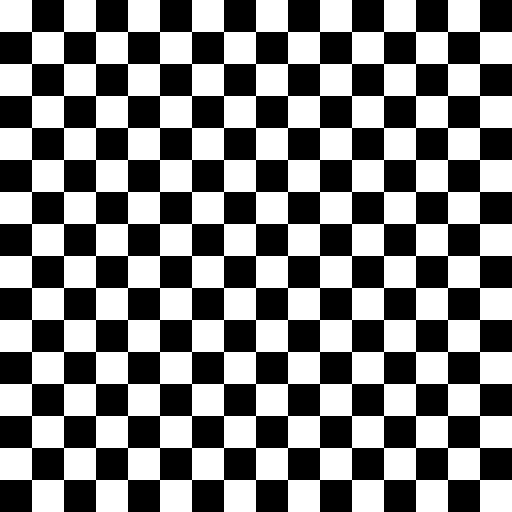
#> input picture lab0_GOSMANN/lab0_students/img/chessboard.png, 512 x 512 px
$ jupyter execute --allow-errors lab0_GOSMANN.ipynb   (shell and % lines are left out)
#> lines starting #> are read from the running program, lines starting #| are printed output that depends on the picture; after the words box and inside, x2 and y2 are one past the last pixel; in counts of white or black regions, pixels touching at a corner belong together; long printed decimals are rounded
# Representation of signals & inverse problems - G1-G2

---
## Guidelines (read carefully before starting)

**Objective**: revision exercises about Python/numpy and the 2D discrete Fourier transform based on the Fast Fourier Transform (FFT) algorithm.

**Guidelines**: after retrieving the resources for the lab on moodle:
- place the .zip archive in a local folder (`Computer -> Documents/Python/`);
- unzip the archive `.zip`;
- rename the folder with the convention `lab0_Name1_Name2`;
- duplicate the notebook file and rename it with the convention `lab0_Name1_Name2.ipynb`;
- from Centrale Lille computers: at the end of the session, do not forget to transfer your work to your network space (do not leave your work on the C: drive).

## Contents <a id="content"></a>

1. [Exercise 1](#section1): A very short on `numpy` and `matplotlib` tutorial
2. [Exercise 2](#section2): Fourier analysis of an image
   - [Question 1](#question1)
   - [Question 2](#question2)
   - [Question 3](#question3)
   - [Question 4](#question4)
   - [Bonus](#bonus)

## Configuration

[cell 1]
import matplotlib as mpl
import matplotlib.image as mpimg
import matplotlib.pyplot as plt
import numpy as np
from mpl_toolkits.axes_grid1 import ImageGrid

# make sure the notebook reloads the module each time we modify it

# Uncomment the next line if you want to be able to zoom on plots (one of the options below)
# %matplotlib widget
# %matplotlib notebook

SMALL_SIZE = 16
MEDIUM_SIZE = 20
BIGGER_SIZE = 24

plt.rc("font", size=SMALL_SIZE)  # controls default text sizes
plt.rc("axes", titlesize=SMALL_SIZE)  # fontsize of the axes title
plt.rc("axes", labelsize=MEDIUM_SIZE)  # fontsize of the x and y labels
plt.rc("xtick", labelsize=SMALL_SIZE)  # fontsize of the tick labels
plt.rc("ytick", labelsize=SMALL_SIZE)  # fontsize of the tick labels
plt.rc("legend", fontsize=SMALL_SIZE)  # legend fontsize
plt.rc("figure", titlesize=BIGGER_SIZE)  # fontsize of the figure title

---
## Exercise 1: A very short `numpy` and `matplotlib` tutorial <a id="section1"></a> [(&#8593;)](#content)

This section is devoted to refreshers/complements about the Python programming language, based on the [Scientific Python lecture](https://lectures.scientific-python.org/)

0. You can access the documentation of a specific Python function within a code cell by pressing `Maj+Tab+Tab` when the cursor is on the desired function. Try it out below

[cell 2]
np.sum

1. If you are a true beginner in Python, go at least through [sections 1.2.1 to 1.2.5](https://lectures.scientific-python.org/intro/language/python_language.html) devoted to control flow instructions, functions and Python modules and packages.

2. `numpy` is a scientific computing library in Python. In particular, it offers conveninet, optimized routines for linear algebra (i.e., encode vector, matrices, tensors, on operations on it).
   1. If you are new to `numpy`, go through sections [1.3.1 to 1.3.2]()
   2. Solve [exercise 1.3.5.1](https://lectures.scientific-python.org/intro/numpy/exercises.html#array-manipulations).

3. `matplotlib` is a Python library to display graphs and images. Take a quick look at [section 1.4](https://lectures.scientific-python.org/intro/matplotlib/index.html#simple-plot), mostly to identify how to make a simple plot and create subplots. Such instructions will be repeatedly used in the other labs.
> Indication: do not hesitate to take a look at the examples from the documentation, for example [here](https://matplotlib.org/stable/gallery/pyplots/pyplot_simple.html) and [there](https://matplotlib.org/stable/gallery/axes_grid1/demo_axes_divider.html).

[cell 3]
## code playground

---
## Exercise 2: Fourier analysis of an image <a id="section2"></a> [(&#8593;)](#content)

### Loading an image

[cell 4]
filename = "img/chessboard.png"
x = mpimg.imread(filename)
#> x: shape (512, 512) float32; values 0 (black) and 1 (white), 50% white; 1 white region, box (x1, y1, x2, y2) and area: (0, 0, 512, 512) 131072
print("Image shape: {0}, maximum value: {1}".format(x.shape, np.max(x)))
#| Image shape: (512, 512), maximum value: 1.0

[cell 5]
plt.figure()
plt.imshow(x, cmap="gray")
plt.tight_layout()
plt.colorbar()
plt.axis("off")
# plt.savefig(
#     "chessboard.pdf",
#     transparent=True,
#     bbox_inches="tight",
# )
plt.show()
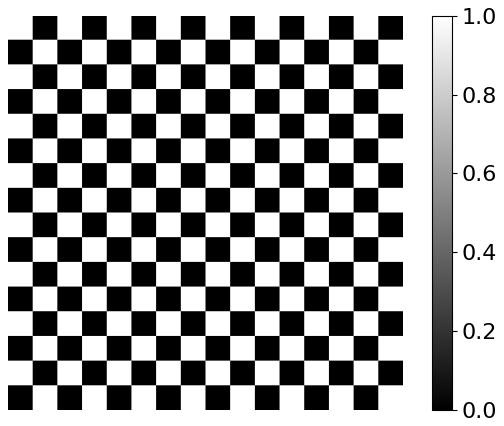
#> figure drawn by matplotlib, 2 panels

### Displaying the absolute value Fourier coefficients

The function `np.fft.fftshift` ([documentation here](https://numpy.org/doc/stable/reference/generated/numpy.fft.ifftshift.html)) modifies the order of the coefficients so that the pixel associated with the (0, 0) frequency is located at the center of the image, for this question in position (256, 256).

[cell 6]
Fx = np.fft.fft2(x)
Fx_shift = np.fft.fftshift(Fx)

vmin = np.min(np.abs(Fx))
#> vmin = 0
vmax = np.max(np.abs(Fx))
#> vmax = 131072

[cell 7]
fig = plt.figure(figsize=(15, 30))
axs = ImageGrid(
    fig,
    111,
    nrows_ncols=(1, 2),
    axes_pad=0.15,
    share_all=True,
    cbar_location="right",
    cbar_mode="single",
    cbar_size="7%",
    cbar_pad=0.15,
)
axs[0].imshow(np.abs(Fx), vmin=vmin, vmax=vmax, cmap=plt.get_cmap("viridis"))
axs[0].set_title(r"$|Fx|$ before fftshift")
axs[0].axis("off")

obj = axs[1].imshow(
    np.abs(Fx_shift), vmin=vmin, vmax=vmax, cmap=plt.get_cmap("viridis")
)
axs[1].set_title(r"$|Fx|$ after fftshift")
axs[1].axis("off")
axs[1].cax.colorbar(obj)
plt.show()

### Question 1  <a id="question1"></a> [(&#8593;)](#content)
What do you notice with the above figure? Is it relevant? How could it possibly be improved?

> *Indication*: zoom on the center of the image. Describe what you observe and comment.

- <p style="color:rgb(137, 207, 240);">Your answers</p>

This signal is essentially a 2D square wave, so it has infinite decreasing odd harmonics of the fundamental frequency. This can be observed on the image of the Fourier transform by the decreasing modules of the image's components.

---
To improve the contrast, we will adopt a logarithmic scale to dislay intensity of the pixels: `norm=mpl.colors.LogNorm()`

[cell 8]
plt.figure(figsize=(10, 6))
plt.imshow(
    np.abs(Fx_shift),
    cmap="viridis",
    norm=mpl.colors.LogNorm(vmin=1e-5, vmax=vmax, clip=True),
)
plt.title(r"$|Fx|$ after fftshift")
plt.colorbar()
plt.show()

### Question 2 <a id="question2"></a> [(&#8593;)](#content)

2.1. Take a look at the images from the `img` folder. Display the absolute value of the Fourier transform for 2 different images (if you selected a color (RGB) image, select only one of the slice). A color image is encoded in Python through a 3D `array` 3D, with the dimensions 0 and 1 corresponding to the spatial dimensions, and the dimension 2 gathering the 3 color channels (read (R), green (G), blue (B)).

- Observe the bright pixels at the center of many of the figures representing the absolute value of the Fourier transform of a natural image.

- What can you conclude about the distribution of the signal's energy in the 2D frequency plane?

- Comment on the distribution of high intensity pixels in the Fourier domain, and relate you observations to the spatial content of the image (*i.e.*, in the original domain)?

2.2\. Check numerically that the 2D Fourier transform is separable, *i.e.*, that it can be computed with the successive application of two 1D Fourier transforms, along the horizontal axis and then the vertical axis (or in the opposite order).

> **Hint**:
> ```python
> # To successively apply a 1D Fourier transform along one axis:
> Fx_1d = np.fft.fft(x, n=None, axis=0, norm=None)   # vertical 1D FFT
> Fx_1d = np.fft.fft(Fx_1d, n=None, axis=1, norm=None)  # horizontal 1D FFT
> # Fx = # using directly a 2D FFT...
> ```
> Compare the 2 results, e.g., by computing the Frobenius norm between `Fx` and `Fx_1d`.

2.3\. Build an image composed of black and white stripes, and study its Fourier transform. Modify the size of the stripes, and comment on your obsevations.
> **Hint**: building an image with vertical stripes 16-pixels wide:
>
>   ```python
>   vertical_stripe = np.concatenate((np.ones([512,16]), np.zeros([512,16])), axis=1)
>   vertical_stripes = np.tile(vertical_stripe, (1,16))
>   ```

2.4\. Define a $512 \times 512$ matrix containing only zeros. Set to 1 two pixels located in two positions which are symmetric with respect to the center of the image. Take the inverse Fourier transform of this image (using `np.fft.ifftshift` and `np.fft.ifft2`). Observe et comment.

- <p style="color:rgb(137, 207, 240);">Your answers</p>

2.1 The energy at exactaly the center of the image is equivalent to the average of the pixels of the image (frequency = 0). The Horizontal lines represent the energy of the Fourirer transform when considering the singnals of the image vertically (x fixed) and the vertical lines represent the energy of the Fourirer transform when considering the signal sof the image horizontally (y fixed).

[cell 9]
# your codes (illustration of your comments)
#filename = "img/periodic_bumps.png"
filename = "img/parrot.png"
x = mpimg.imread(filename)
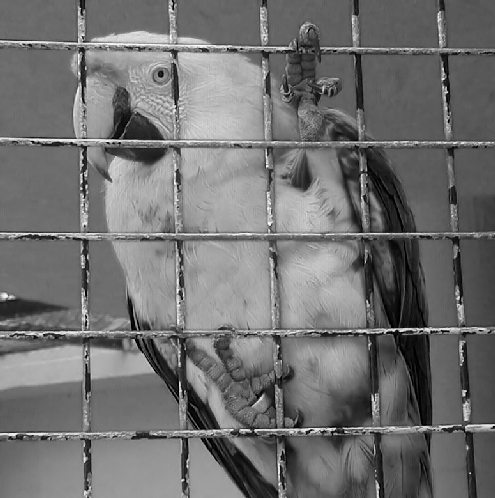
#> input picture lab0_GOSMANN/lab0_students/img/parrot.png, 495 x 498 px
#> x is the input picture: shape (498, 495) float32; min 0, max 1, mean 0.441
print("Image shape: {0}, maximum value: {1}".format(x.shape, np.max(x)))
#| Image shape: (498, 495), maximum value: 1.0

plt.figure()
plt.imshow(x, cmap="gray")
plt.tight_layout()
plt.colorbar()
plt.axis("off")
# plt.savefig(
#     "chessboard.pdf",
#     transparent=True,
#     bbox_inches="tight",
# )
plt.show()
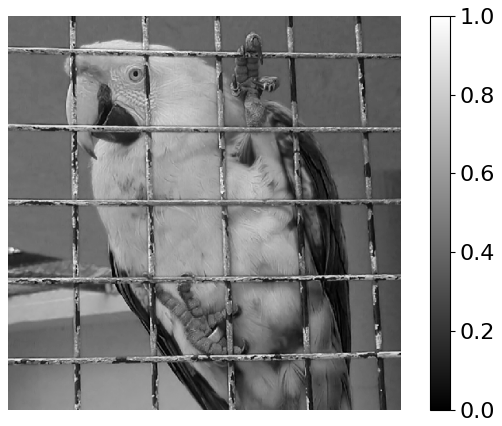
#> figure drawn by matplotlib, 2 panels

Fx = np.fft.fft2(x)
Fx_shift = np.fft.fftshift(Fx)

vmin = np.min(np.abs(Fx))
#> vmin = 0.0122
vmax = np.max(np.abs(Fx))
#> vmax = 108828.9

fig = plt.figure(figsize=(15, 30))
axs = ImageGrid(
    fig,
    111,
    nrows_ncols=(1, 2),
    axes_pad=0.15,
    share_all=True,
    cbar_location="right",
    cbar_mode="single",
    cbar_size="7%",
    cbar_pad=0.15,
)
axs[0].imshow(np.abs(Fx), vmin=vmin, vmax=vmax, cmap=plt.get_cmap("viridis"))
axs[0].set_title(r"$|Fx|$ before fftshift")
axs[0].axis("off")

obj = axs[1].imshow(
    np.abs(Fx_shift), vmin=vmin, vmax=vmax, cmap=plt.get_cmap("viridis")
)
axs[1].set_title(r"$|Fx|$ after fftshift")
axs[1].axis("off")
axs[1].cax.colorbar(obj)
plt.show()

plt.figure(figsize=(10, 6))
plt.imshow(
    np.abs(Fx_shift),
    cmap="viridis",
    norm=mpl.colors.LogNorm(vmin=1e-5, vmax=vmax, clip=True),
)
plt.title(r"$|Fx|$ after fftshift")
plt.colorbar()
plt.show()
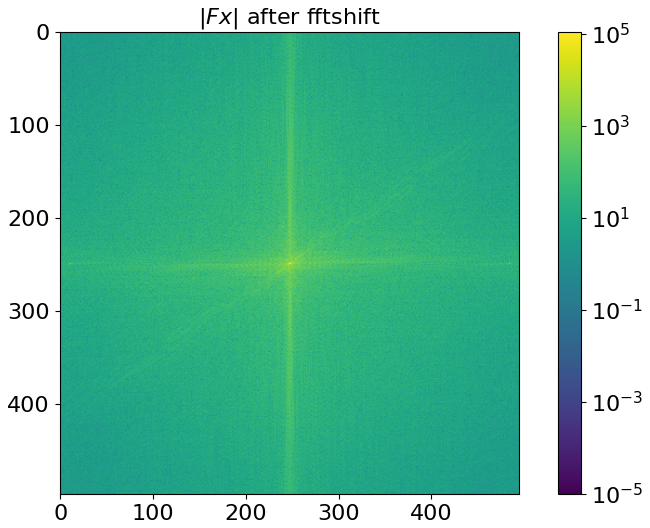
#> figure drawn by matplotlib, 2 panels

[cell 10]
# your codes (illustration of your comments)
filename = "img/grating.png"
x = mpimg.imread(filename)
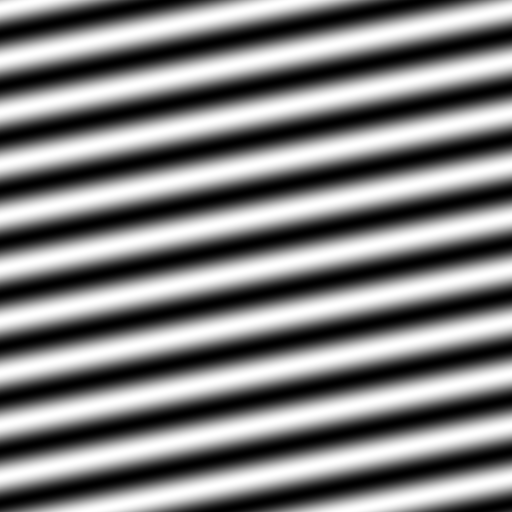
#> input picture lab0_GOSMANN/lab0_students/img/grating.png, 512 x 512 px
#> x is the input picture: shape (512, 512) float32; min 0, max 1, mean 0.5
print("Image shape: {0}, maximum value: {1}".format(x.shape, np.max(x)))
#| Image shape: (512, 512), maximum value: 1.0

plt.figure()
plt.imshow(x, cmap="gray")
plt.tight_layout()
plt.colorbar()
plt.axis("off")
# plt.savefig(
#     "chessboard.pdf",
#     transparent=True,
#     bbox_inches="tight",
# )
plt.show()
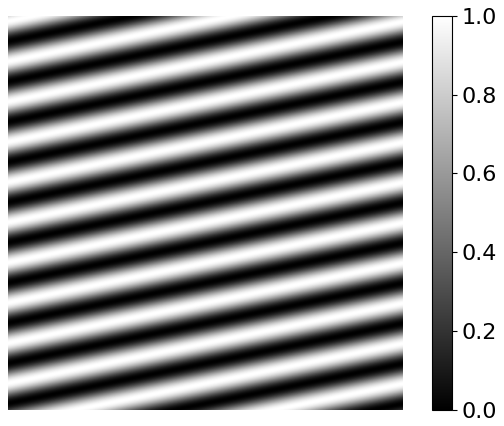
#> figure drawn by matplotlib, 2 panels

Fx = np.fft.fft2(x)
Fx_shift = np.fft.fftshift(Fx)

vmin = np.min(np.abs(Fx))
#> vmin = 1.07e-07
vmax = np.max(np.abs(Fx))
#> vmax = 131072

fig = plt.figure(figsize=(15, 30))
axs = ImageGrid(
    fig,
    111,
    nrows_ncols=(1, 2),
    axes_pad=0.15,
    share_all=True,
    cbar_location="right",
    cbar_mode="single",
    cbar_size="7%",
    cbar_pad=0.15,
)
axs[0].imshow(np.abs(Fx), vmin=vmin, vmax=vmax, cmap=plt.get_cmap("viridis"))
axs[0].set_title(r"$|Fx|$ before fftshift")
axs[0].axis("off")

obj = axs[1].imshow(
    np.abs(Fx_shift), vmin=vmin, vmax=vmax, cmap=plt.get_cmap("viridis")
)
axs[1].set_title(r"$|Fx|$ after fftshift")
axs[1].axis("off")
axs[1].cax.colorbar(obj)
plt.show()

plt.figure(figsize=(10, 6))
plt.imshow(
    np.abs(Fx_shift),
    cmap="viridis",
    norm=mpl.colors.LogNorm(vmin=1e-5, vmax=vmax, clip=True),
)
plt.title(r"$|Fx|$ after fftshift")
plt.colorbar()
plt.show()
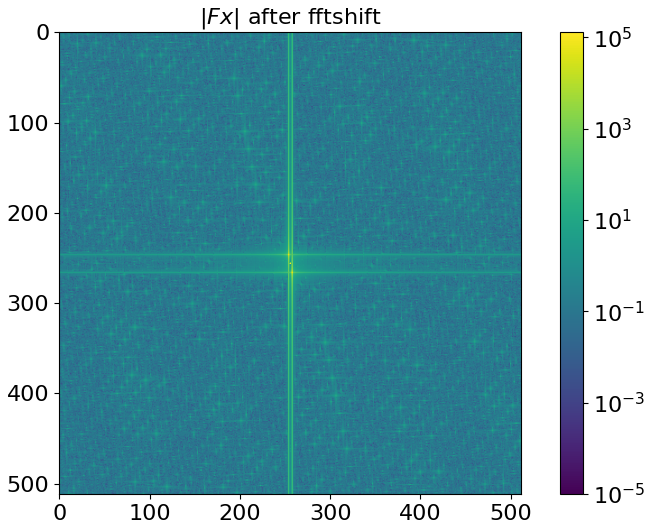
#> figure drawn by matplotlib, 2 panels

----
### Question 3 <a id="question3"></a> [(&#8593;)](#content)

3.1 Compare the Fourier transform of an image `x` and `y = x - np.mean(x)` (`y` has zero mean). Some helper code is provided below.

3.2 Comment specifically on the amplitude of the frequency component (0, 0).

[cell 11]
filename = "img/chessboard.png"
x = mpimg.imread(filename)
y = x - np.mean(x)

[cell 12]
fig = plt.figure(figsize=(15, 30))

vmin = np.min(x)
#> vmin = 0
vmax = np.max(x)
#> vmax = 1

axs = ImageGrid(
    fig,
    111,
    nrows_ncols=(1, 2),
    axes_pad=0.15,
    share_all=True,
    cbar_location="right",
    cbar_mode="single",
    cbar_size="7%",
    cbar_pad=0.15,
)
axs[0].imshow(x, vmin=vmin, vmax=vmax, cmap=plt.get_cmap("gray"))
axs[0].set_title(r"$x$")
axs[0].axis("off")

vmin = np.min(x)
vmax = np.max(x)

obj = axs[1].imshow(y, vmin=vmin, vmax=vmax, cmap=plt.get_cmap("gray"))
axs[1].set_title(r"$x - \overline{x}$")
axs[1].axis("off")
axs[1].cax.colorbar(obj)
plt.show()
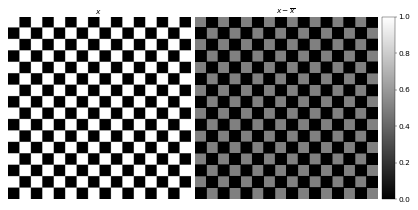
#> figure drawn by matplotlib, 3 panels

Fx = np.fft.fft2(x)
Fx_shift = np.fft.fftshift(Fx)

vmin = np.min(np.abs(Fx))
vmax = np.max(np.abs(Fx))
#> vmax = 131072

plt.figure(figsize=(10, 6))
plt.imshow(
    np.abs(Fx_shift),
    cmap="viridis",
    norm=mpl.colors.LogNorm(vmin=1e-5, vmax=vmax, clip=True),
)
plt.title(r"$|Fx|$ after fftshift")
plt.colorbar()
plt.show()


# y
Fx = np.fft.fft2(y)
Fx_shift = np.fft.fftshift(Fx)

vmin = np.min(np.abs(Fx))
vmax = np.max(np.abs(Fx))
#> vmax = 53164.2

plt.figure(figsize=(10, 6))
plt.imshow(
    np.abs(Fx_shift),
    cmap="viridis",
    norm=mpl.colors.LogNorm(vmin=1e-5, vmax=vmax, clip=True),
)
plt.title(r"$|Fx|$ after fftshift")
plt.colorbar()
plt.show()

- <p style="color:rgb(137, 207, 240);">Your answers</p>

The frequency component of the element (0, 0) becomes null. This component represent the "average"/"DC component" of the signal.

----
### Question 4 <a id="question4"></a> [(&#8593;)](#content)

Let us define 2 square masks `H1` and `H2` directly in the Fourier domain.

[cell 13]
H1 = np.zeros([512, 512])
delta = 32
H1[256 - delta : 256 + delta, 256 - delta : 256 + delta] = 1
H2 = 1 - H1

4.1. Load any image in a variable `x`. Reconstruct the images `x1` and `x2` obtained by computing the inverse discrete Fourier transform of `H1*Fx` et `H2*Fx`, where `Fx` contains the discrete Fourier transform of `x`.

4.2. Which operation have you just encoded?

4.3. Observe the result of this operation on the `mandrill.png` image, and comment your observations.

- <p style="color:rgb(137, 207, 240);">Your answer to question 2</p>
- <p style="color:rgb(137, 207, 240);">Your answer to question 3</p>

[cell 14]
# codes

# your codes (illustration of your comments)
filename = "img/mandrill.png"
x = mpimg.imread(filename)
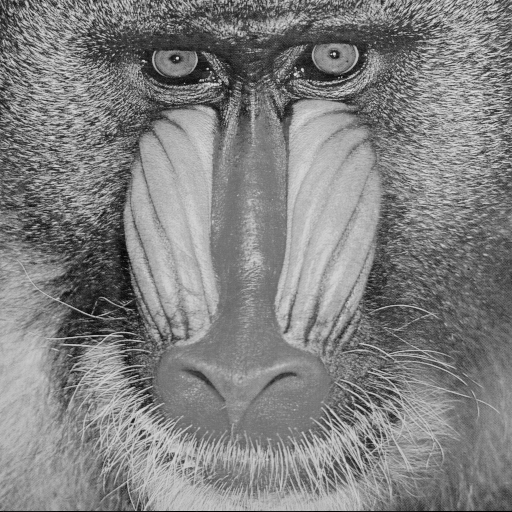
#> input picture lab0_GOSMANN/lab0_students/img/mandrill.png, 512 x 512 px
#> x is the input picture: shape (512, 512) float32; min 0, max 0.902, mean 0.506
print("Image shape: {0}, maximum value: {1}".format(x.shape, np.max(x)))
#| Image shape: (512, 512), maximum value: 0.902

plt.figure(figsize=(5, 3))
plt.imshow(x, cmap="gray")
plt.tight_layout()
plt.axis("off")
# plt.savefig(
#     "chessboard.pdf",
#     transparent=True,
#     bbox_inches="tight",
# )
plt.show()


Fx = np.fft.fft2(x)
Fx_shift = np.fft.fftshift(Fx)

vmin = np.min(np.abs(Fx))
#> vmin = 0.0153
vmax = np.max(np.abs(Fx))
#> vmax = 132765.2

x1 = np.fft.ifftshift(H1*Fx_shift)
#x1 = np.fft.ifftshift(H2*Fx_shift)
#x1 = np.fft.ifft2(x1)

vmin = np.min(np.abs(x1))
#> vmin = 0
vmax = np.max(np.abs(x1))

plt.figure(figsize=(5, 3))
plt.imshow( np.abs(x1), cmap="gray" )
plt.tight_layout()
plt.axis("off")
#plt.title(r"$|Fx|$ after filter")

plt.show()
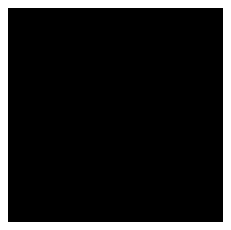
#> figure drawn by matplotlib, 1 panel
